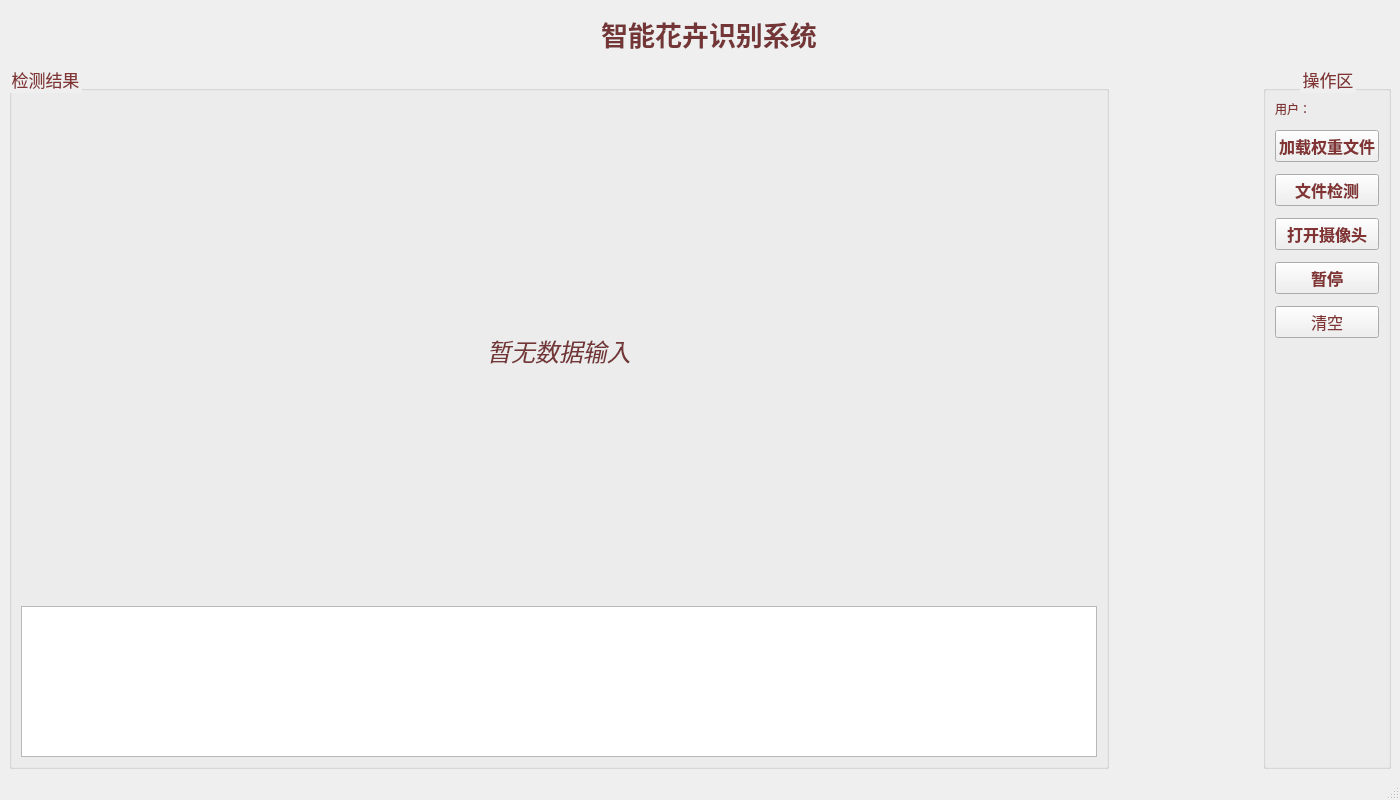
<?xml version="1.0" encoding="UTF-8"?>
<ui version="4.0">
 <class>MainWindow</class>
 <widget class="QMainWindow" name="MainWindow">
  <property name="windowModality">
   <enum>Qt::NonModal</enum>
  </property>
  <property name="geometry">
   <rect>
    <x>0</x>
    <y>0</y>
    <width>1400</width>
    <height>800</height>
   </rect>
  </property>
  <property name="minimumSize">
   <size>
    <width>1400</width>
    <height>800</height>
   </size>
  </property>
  <property name="windowTitle">
   <string>MainWindow</string>
  </property>
  <property name="styleSheet">
   <string notr="true">#MainWindow{background-image:url(source/background.jpg)}</string>
  </property>
  <widget class="QWidget" name="centralwidget">
   <property name="styleSheet">
    <string notr="true"/>
   </property>
   <layout class="QGridLayout" name="gridLayout">
    <item row="1" column="0">
     <widget class="QGroupBox" name="groupBox">
      <property name="minimumSize">
       <size>
        <width>1100</width>
        <height>0</height>
       </size>
      </property>
      <property name="maximumSize">
       <size>
        <width>1100</width>
        <height>16777215</height>
       </size>
      </property>
      <property name="font">
       <font>
        <pointsize>13</pointsize>
       </font>
      </property>
      <property name="styleSheet">
       <string notr="true">color:rgb(130, 52, 52);
</string>
      </property>
      <property name="title">
       <string>检测结果</string>
      </property>
      <property name="alignment">
       <set>Qt::AlignLeading|Qt::AlignLeft|Qt::AlignTop</set>
      </property>
      <layout class="QVBoxLayout" name="verticalLayout">
       <item>
        <widget class="QLabel" name="label_show">
         <property name="minimumSize">
          <size>
           <width>1000</width>
           <height>500</height>
          </size>
         </property>
         <property name="maximumSize">
          <size>
           <width>16777215</width>
           <height>500</height>
          </size>
         </property>
         <property name="font">
          <font>
           <pointsize>18</pointsize>
           <weight>50</weight>
           <italic>true</italic>
           <bold>false</bold>
          </font>
         </property>
         <property name="cursor">
          <cursorShape>CrossCursor</cursorShape>
         </property>
         <property name="styleSheet">
          <string notr="true">color:rgb(115, 53, 54);</string>
         </property>
         <property name="text">
          <string>暂无数据输入</string>
         </property>
         <property name="alignment">
          <set>Qt::AlignCenter</set>
         </property>
        </widget>
       </item>
       <item>
        <widget class="QTextEdit" name="text_output">
         <property name="minimumSize">
          <size>
           <width>1000</width>
           <height>0</height>
          </size>
         </property>
         <property name="lineWrapColumnOrWidth">
          <number>0</number>
         </property>
         <property name="readOnly">
          <bool>true</bool>
         </property>
        </widget>
       </item>
      </layout>
     </widget>
    </item>
    <item row="0" column="0">
     <widget class="QLabel" name="label_title">
      <property name="minimumSize">
       <size>
        <width>1400</width>
        <height>50</height>
       </size>
      </property>
      <property name="maximumSize">
       <size>
        <width>16777215</width>
        <height>50</height>
       </size>
      </property>
      <property name="font">
       <font>
        <pointsize>20</pointsize>
        <weight>75</weight>
        <bold>true</bold>
       </font>
      </property>
      <property name="styleSheet">
       <string notr="true">color:rgb(115, 53, 54);</string>
      </property>
      <property name="text">
       <string>智能花卉识别系统</string>
      </property>
      <property name="alignment">
       <set>Qt::AlignCenter</set>
      </property>
     </widget>
    </item>
    <item row="1" column="1">
     <widget class="QGroupBox" name="groupBox_2">
      <property name="font">
       <font>
        <pointsize>13</pointsize>
        <weight>50</weight>
        <italic>false</italic>
        <bold>false</bold>
        <underline>false</underline>
       </font>
      </property>
      <property name="styleSheet">
       <string notr="true">color:rgb(130, 52, 52);</string>
      </property>
      <property name="title">
       <string>操作区</string>
      </property>
      <property name="alignment">
       <set>Qt::AlignCenter</set>
      </property>
      <layout class="QVBoxLayout" name="verticalLayout_2">
       <property name="spacing">
        <number>12</number>
       </property>
       <item>
        <widget class="QLabel" name="label_name">
         <property name="text">
          <string>用户：</string>
         </property>
        </widget>
       </item>
       <item>
        <widget class="QPushButton" name="button_weights">
         <property name="font">
          <font>
           <pointsize>12</pointsize>
           <weight>75</weight>
           <bold>true</bold>
          </font>
         </property>
         <property name="cursor">
          <cursorShape>PointingHandCursor</cursorShape>
         </property>
         <property name="text">
          <string>加载权重文件</string>
         </property>
         <property name="icon">
          <iconset>
           <normaloff>source/model.png</normaloff>source/model.png</iconset>
         </property>
         <property name="iconSize">
          <size>
           <width>40</width>
           <height>40</height>
          </size>
         </property>
        </widget>
       </item>
       <item>
        <widget class="QPushButton" name="button_file">
         <property name="font">
          <font>
           <pointsize>12</pointsize>
           <weight>75</weight>
           <bold>true</bold>
          </font>
         </property>
         <property name="cursor">
          <cursorShape>PointingHandCursor</cursorShape>
         </property>
         <property name="text">
          <string>文件检测</string>
         </property>
         <property name="icon">
          <iconset>
           <normaloff>source/file.png</normaloff>source/file.png</iconset>
         </property>
         <property name="iconSize">
          <size>
           <width>40</width>
           <height>40</height>
          </size>
         </property>
        </widget>
       </item>
       <item>
        <widget class="QPushButton" name="button_camera">
         <property name="font">
          <font>
           <pointsize>12</pointsize>
           <weight>75</weight>
           <bold>true</bold>
          </font>
         </property>
         <property name="cursor">
          <cursorShape>PointingHandCursor</cursorShape>
         </property>
         <property name="text">
          <string>打开摄像头</string>
         </property>
         <property name="icon">
          <iconset>
           <normaloff>source/camera.png</normaloff>source/camera.png</iconset>
         </property>
         <property name="iconSize">
          <size>
           <width>40</width>
           <height>40</height>
          </size>
         </property>
        </widget>
       </item>
       <item>
        <widget class="QPushButton" name="button_playing">
         <property name="font">
          <font>
           <pointsize>12</pointsize>
           <weight>75</weight>
           <bold>true</bold>
          </font>
         </property>
         <property name="cursor">
          <cursorShape>PointingHandCursor</cursorShape>
         </property>
         <property name="text">
          <string>暂停</string>
         </property>
         <property name="icon">
          <iconset>
           <normaloff>source/pause.png</normaloff>source/pause.png</iconset>
         </property>
         <property name="iconSize">
          <size>
           <width>40</width>
           <height>40</height>
          </size>
         </property>
        </widget>
       </item>
       <item>
        <widget class="QPushButton" name="button_clean">
         <property name="font">
          <font>
           <pointsize>12</pointsize>
          </font>
         </property>
         <property name="cursor">
          <cursorShape>PointingHandCursor</cursorShape>
         </property>
         <property name="styleSheet">
          <string notr="true"/>
         </property>
         <property name="text">
          <string>清空</string>
         </property>
         <property name="icon">
          <iconset>
           <normaloff>source/clean.png</normaloff>source/clean.png</iconset>
         </property>
         <property name="iconSize">
          <size>
           <width>40</width>
           <height>40</height>
          </size>
         </property>
        </widget>
       </item>
       <item>
        <spacer name="verticalSpacer">
         <property name="orientation">
          <enum>Qt::Vertical</enum>
         </property>
         <property name="sizeHint" stdset="0">
          <size>
           <width>20</width>
           <height>40</height>
          </size>
         </property>
        </spacer>
       </item>
      </layout>
     </widget>
    </item>
   </layout>
  </widget>
  <widget class="QStatusBar" name="statusbar"/>
 </widget>
 <resources/>
 <connections/>
</ui>
